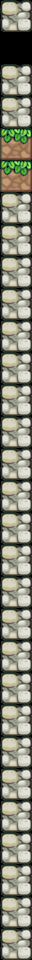

Tiled map render using the project's own tile images. Description and the whole map definition, tile-layer contents included, below:
An orthogonal 1x30 tile map with 32x32 px tiles, 1 tile layer (タイルレイヤー1).

<map version="1.10" tiledversion="1.10.2" orientation="orthogonal" renderorder="right-down" width="1" height="30" tilewidth="32" tileheight="32" infinite="0" nextlayerid="2" nextobjectid="1">
 <editorsettings>
  <export target="map.csv" format="csv" />
 </editorsettings>
 <tileset firstgid="1" source="Island2.tsx" />
 <layer id="1" name="タイルレイヤー1" width="1" height="30">
  <data encoding="csv">
12,
52,
12,
12,
1,
1,
12,
12,
12,
12,
12,
12,
12,
12,
12,
12,
12,
12,
12,
12,
12,
12,
12,
12,
12,
12,
12,
12,
12,
12
</data>
 </layer>
</map>